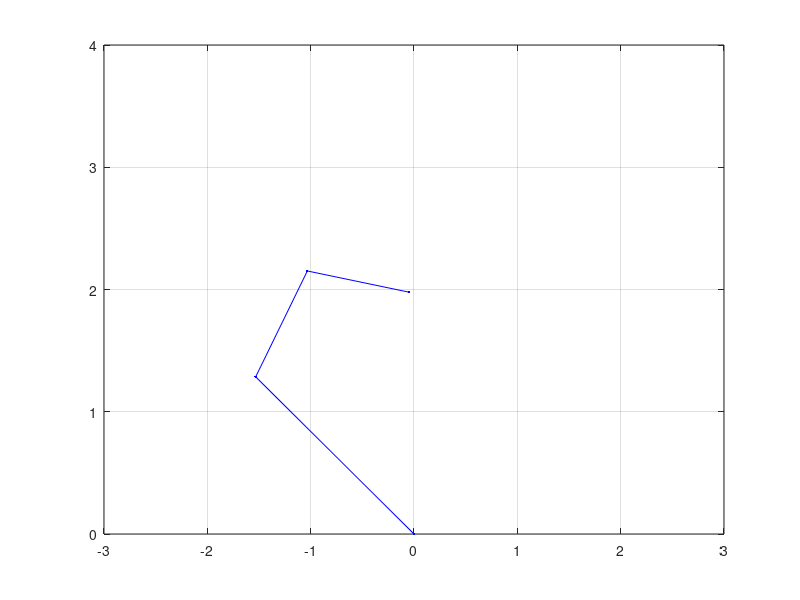

Source code (MATLAB):
clc, clear, format compact % Robot Tip Position (Forward Kinematics)
[q1, q2, q3] = deal(140, -80, -70); % Problem 6
[x0, y0] = deal(0); % Origin
x1 = 2 * cosd(q1);
y1 = 2 * sind(q1);
x2 = x1 + cosd(q1 + q2);
y2 = y1 + sind(q1 + q2);
x3 = x2 + cosd(q1 + q2 + q3);
y3 = y2 + sind(q1 + q2 + q3);
disp('Tip Position'), disp([x3,y3])
plot([x0,x1,x2,x3], [y0,y1,y2,y3],'b.-')
xlim([-3,3]), ylim([0,4]), grid